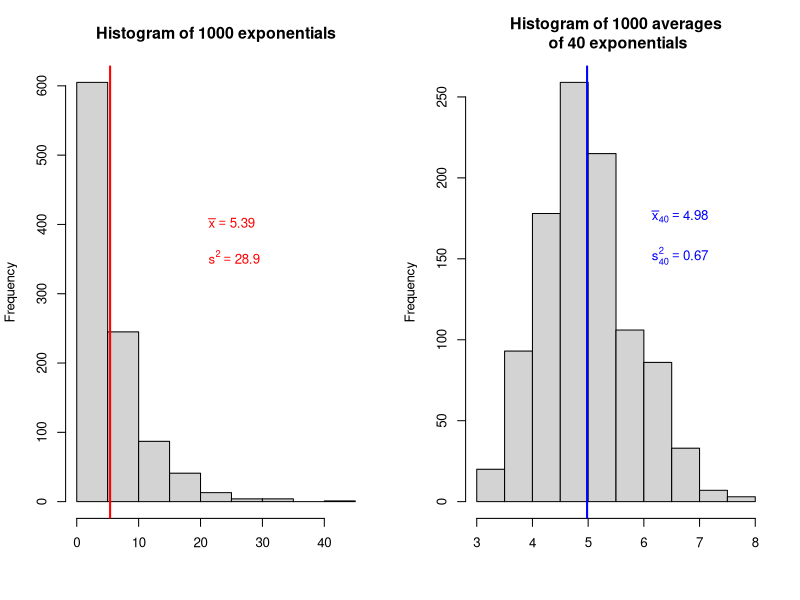
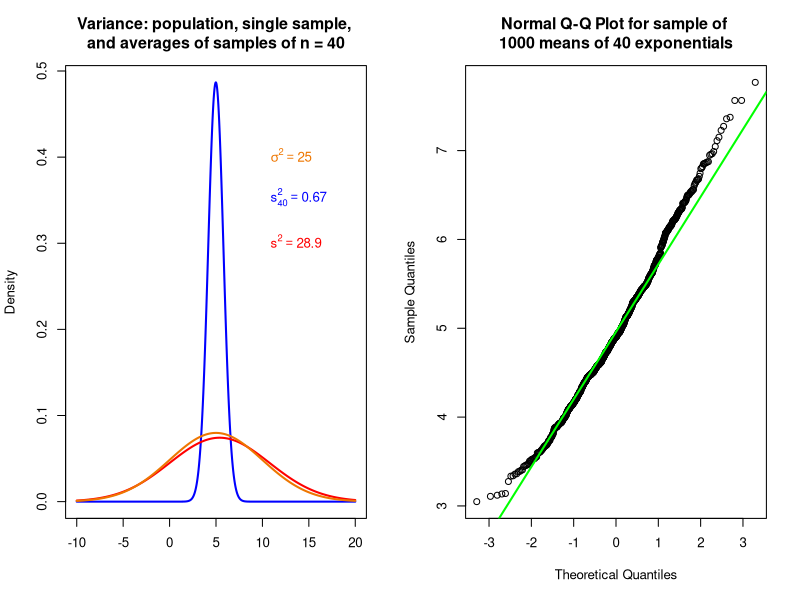

Reproduce these figures in R, in order.
## ---- chunk 1
set.seed(42)
lambda <- 0.2
n <- 40
nsims <- 1000
mu <- 1/lambda
sigma2 <- 1/lambda^2
cat(paste("population mean =", mu, "\npopulation variance =", sigma2))
## ---- chunk 2
x1 <- rexp(nsims, lambda)
## ---- chunk 3
x2 <- apply(matrix(rexp(nsims*n, lambda), nrow = 1000, ncol = 40), 1, mean)
## ---- chunk 4
par(mfcol = c(1, 2), cex = 0.8)
hist(x1, main = "Histogram of 1000 exponentials", xlab = "")
abline(v = mean(x1), col = "red", lwd = 2)
text(20, 400, bquote(bar(x) == .(round(mean(x1), 2))), pos = 4, col = "red")
text(20, 350, bquote(s^2 == .(round(var(x1), 2))), pos = 4, col = "red")

hist(x2, main = "Histogram of 1000 averages\n of 40 exponentials", xlab = "")
abline(v = mean(x2), col = "blue", lwd = 2)
text(6, 175, bquote(bar(x)[40] == .(round(mean(x2), 2))), pos = 4, col = "blue")
text(6, 150, bquote(s[40]^2 == .(round(var(x2), 2))), pos = 4, col = "blue")
## ---- chunk 5
par(mfcol = c(1, 2), cex = 0.8)
xpts <- seq(-10, 20, length.out = nsims)
plot(xpts, dnorm(xpts, mean = mean(x2), sd = sd(x2)), col = "blue", lwd = 2, type = "l",
     main = "Variance: population, single sample, \nand averages of samples of n = 40",
     xlab = "",
     ylab = "Density")
lines(xpts, dnorm(xpts, mean = mean(x1), sd = sd(x1)), col = "red", lwd = 2)
lines(xpts, dnorm(xpts, mean = mu, sd = sqrt(sigma2)), col = "darkorange2", lwd = 2)
text(10, 0.3, bquote(s^2 == .(round(var(x1), 2))), pos = 4, col = "red")
text(10, 0.35, bquote(s[40]^2 == .(round(var(x2), 2))), pos = 4, col = "blue")
text(10, 0.4, bquote(sigma^2 == .(round(sigma2, 2))), pos = 4, col = "darkorange2")

qqnorm(x2, main = "Normal Q-Q Plot for sample of \n1000 means of 40 exponentials")
qqline(x2, col = "green", lwd = 2)

